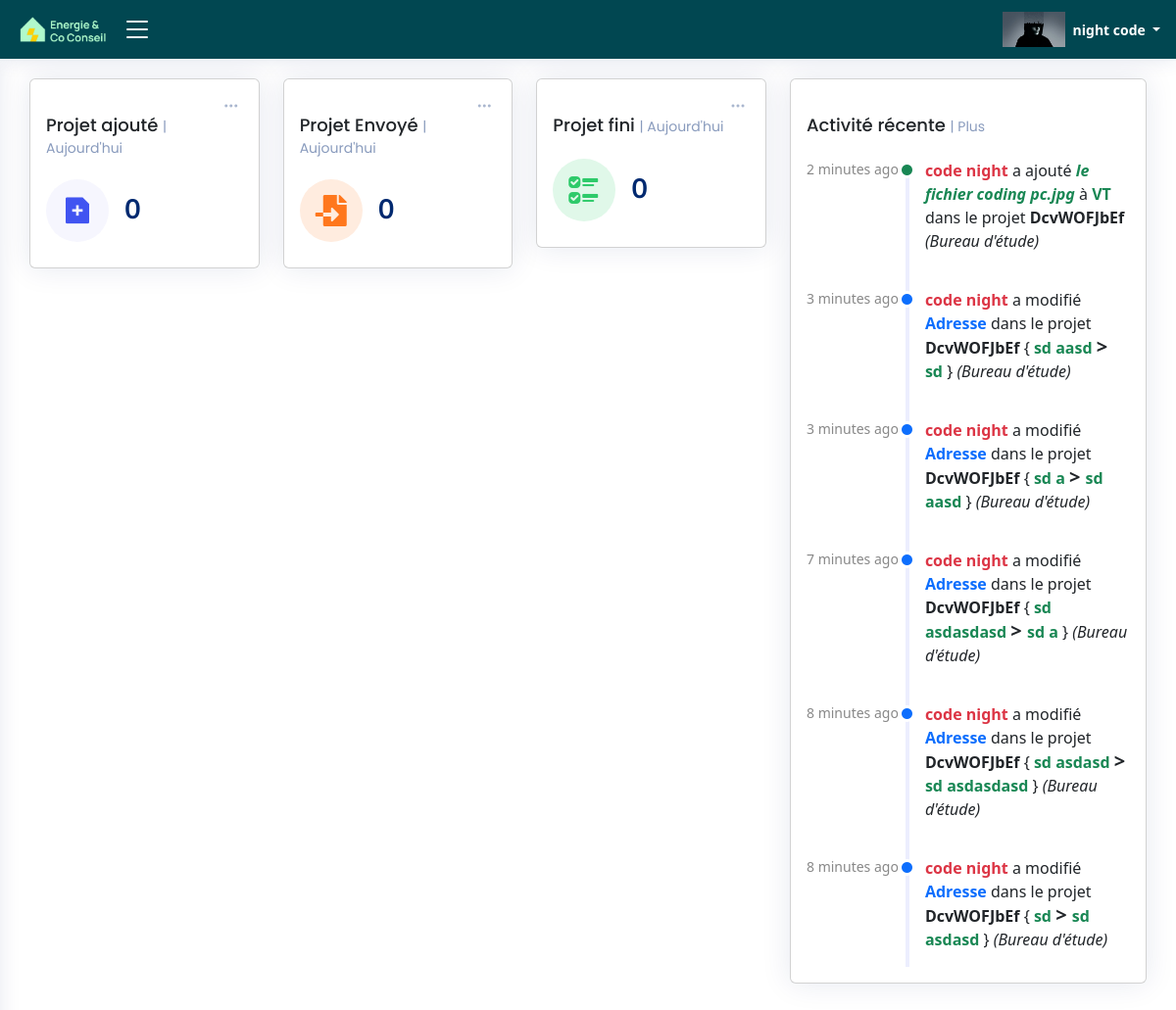
/Accueil/ (signed in), run on the app's committed database.
### ERapp/models.py (models this page shows, shortened)
class USER(AbstractBaseUser, PermissionsMixin):
    email = models.EmailField(unique=True)
    first_name = models.CharField(max_length=30, blank=True, null=True)
    last_name = models.CharField(max_length=30, blank=True, null=True)
    role = models.CharField(max_length=255, blank=True, null=True)
    agent = models.CharField(max_length=30, blank=True, null=True)
    num = models.CharField(max_length=30, blank=True, null=True)
    is_active = models.BooleanField(default=True)
    is_staff = models.BooleanField(default=False)
    is_superuser = models.BooleanField(default=False)
    profile_pic = models.ImageField(blank=True, upload_to='uploads/profilePic',default='uploads/default_user_avatar.png')
    date_joined = models.DateTimeField(default=timezone.now)
    last_login = models.DateTimeField(blank=True, null=True)
    user_id = models.CharField(max_length=255,blank=True, null=True)
    be = models.BooleanField(default=False)
    ai = models.BooleanField(default=False)
    com_name = models.CharField(max_length=255,blank=True, null=True)
    objects = CustomUserManager()
    USERNAME_FIELD = 'email'
    REQUIRED_FIELDS = ['first_name', 'last_name']

class Activities_audit(models.Model):
    Activity_id = models.CharField(max_length=255,blank=True)
    Activity_user = models.CharField(max_length=255,blank=True)
    Activity_user_email = models.CharField(max_length=255,blank=True)
    Activity_table = models.CharField(max_length=255,blank=True)
    Activity_date = models.DateTimeField(default=timezone.now)
    Activity_project_id = models.CharField(max_length=255,blank=True)
    Activity_name = models.CharField(max_length=255,blank=True)
    Activity_before = models.CharField(max_length=255,blank=True)
    Activity_after = models.CharField(max_length=255,blank=True)
    Activity_add = models.BooleanField(default=False)
    Activity_add_2 = models.BooleanField(default=False)
    Activity_edit = models.BooleanField(default=False)
    Activity_delete = models.BooleanField(default=False)
    Activity_be = models.BooleanField(default=False)

### ERapp/views.py (the view)
# urls.py: path('Accueil/',Auditeur_Accueil ,name="Auditeur_main_page"),
@login_required
def Auditeur_Accueil(request):
    data = TableData001.objects.all()
    activities_audit = Activities_audit.objects.order_by("-Activity_date")[:6]
    today = date.today()
    first_day_of_year = date(today.year, 1, 1)
    first_day_of_month = date(today.year, today.month, 1)
    client_count_added_today = TableData001.objects.filter(creation_time__date=today).count()
    client_count_added_month = TableData001.objects.filter(creation_time__range=(first_day_of_month, datetime.now(tz_gmt_plus_1))).count()
    client_count_added_year= TableData001.objects.filter(creation_time__range=(first_day_of_year, datetime.now(tz_gmt_plus_1))).count()
    client_count_envoye_today = TableData001.objects.filter(Envoye_time__date=today).count()
    client_count_envoye_month = TableData001.objects.filter(Envoye_time__range=(first_day_of_month, datetime.now(tz_gmt_plus_1))).count()
    client_count_envoye_year= TableData001.objects.filter(Envoye_time__range=(first_day_of_year, datetime.now(tz_gmt_plus_1))).count()
    client_count_fini_today = TableData001.objects.filter(fini_time__date=today).count()
    client_count_fini_month = TableData001.objects.filter(fini_time__range=(first_day_of_month, datetime.now(tz_gmt_plus_1))).count()
    client_count_fini_year= TableData001.objects.filter(fini_time__range=(first_day_of_year, datetime.now(tz_gmt_plus_1))).count()
    return render(request, "html/Auditeur_main_page.html",{'data':data,
                                                        'activities_audit':activities_audit,
                                                        'client_count_added_today':client_count_added_today,
                                                        'client_count_added_month':client_count_added_month,
                                                        'client_count_added_year':client_count_added_year,
                                                        'client_count_envoye_today':client_count_envoye_today,
                                                        'client_count_envoye_month':client_count_envoye_month,
                                                        'client_count_envoye_year':client_count_envoye_year,
                                                        'client_count_fini_today':client_count_fini_today,
                                                        'client_count_fini_month':client_count_fini_month,
                                                        'client_count_fini_year':client_count_fini_year})

### ERapp/templates/html/Auditeur_main_page.html (shortened to what this page needs)
{% load static %}
{% load l10n %}
{% load humanize %}
<!DOCTYPE html>
<html lang="en">
<head>
  <link rel="stylesheet" href="https://cdnjs.cloudflare.com/ajax/libs/font-awesome/5.15.3/css/all.min.css">
  <link href="{% static 'css/style.css' %}" rel="stylesheet" type="text/css">
  <link href="{% static 'vendor/bootstrap/css/bootstrap.min.css' %}" rel="stylesheet">
  <link href="{% static 'vendor/bootstrap-icons/bootstrap-icons.css' %}" rel="stylesheet">
  <link href="{% static 'vendor/boxicons/css/boxicons.min.css' %}" rel="stylesheet">
  <link href="{% static 'vendor/quill/quill.snow.css' %}" rel="stylesheet">
  <link href="{% static 'vendor/quill/quill.bubble.css' %}" rel="stylesheet">
  <link href="{% static 'vendor/remixicon/remixicon.css' %}" rel="stylesheet">
  <link href="{% static 'vendor/simple-datatables/style.css' %}" rel="stylesheet">
</head>
<body onload="load()">
  {% if user.is_authenticated  and "auditeur" in user.role  %}
  <header id="header" class="header fixed-top d-flex align-items-center">
    <div class="d-flex align-items-center justify-content-between logo_with_button" >
      <a href="{% url 'main_page' %}"  class="logo d-flex align-items-center">
        <img src="{% static 'image\logo.png' %}" alt="" >
      </a>
      <i class="bi bi-list toggle-sidebar-btn " id="click_side_bar"></i>
    </div>
    <nav class="header-nav ms-auto">
      <ul class="d-flex align-items-center">
        <li class="nav-item dropdown pe-3">
          <a class="nav-link nav-profile d-flex align-items-center pe-0" href="#" data-bs-toggle="dropdown">
            <img src="{{ user.profile_pic.url }}"  alt="Image">
            <span class="d-none d-md-block dropdown-toggle ps-2">{{ user.first_name }} {{ user.last_name }} </span>
          </a>
        </li>
      </ul>
    </nav>
  </header>
  <main id="main" class="main">
    <section class="section dashboard">
        <div class="row">
          <div class="col-lg-8">
            <div class="row">
              <div class="col-xxl-4 col-md-4">
                <div class="card info-card sales-card">
                    <div class="filter">
                        <a class="icon" href="#" data-bs-toggle="dropdown"><i class="bi bi-three-dots"></i></a>
                      </div>
                  <div class="card-body">
                    <h5 class="card-title" id="client_count_this_title">Projet ajouté <span>| Aujourd'hui</span></h5>
                    <div class="d-flex align-items-center">
                      <div class="card-icon rounded-circle d-flex align-items-center justify-content-center">
                      </div>
                      <div class="ps-3">
                        <h6 id="client_count_this_value">{{client_count_added_today}}</h6>
                      </div>
                    </div>
                  </div>
                </div>
              </div>
              <div class="col-xxl-4 col-md-4">
                <div class="card info-card customers-card">
                    <div class="filter">
                      <a class="icon" href="#" data-bs-toggle="dropdown" aria-expanded="false"><i class="bi bi-three-dots"></i></a>
                    </div>
                    <div class="card-body">
                      <h5 class="card-title" id="client_count_envoye_title">Projet Envoyé <span>| Aujourd'hui</span></h5>
                      <div class="d-flex align-items-center">
                        <div class="card-icon rounded-circle d-flex align-items-center justify-content-center">
                          <i class="fas fa-file-import"></i>
                        </div>
                        <div class="ps-3">
                          <h6 id="client_count_envoye_value">{{client_count_envoye_today}}</h6>
                        </div>
                      </div>
                    </div>
                </div>
              </div>
                <div class="col-xxl-4 col-md-4">
                    <div class="card info-card revenue-card">
                      <div class="filter">
                        <a class="icon" href="#" data-bs-toggle="dropdown"><i class="bi bi-three-dots"></i></a>
                      </div>
                      <div class="card-body">
                        <h5 class="card-title" id="client_count_fini_title">Projet fini <span>| Aujourd'hui</span></h5>
                        <div class="d-flex align-items-center">
                          <div class="card-icon rounded-circle d-flex align-items-center justify-content-center">
                            <i class="bi bi-ui-checks"></i>
                          </div>
                          <div class="ps-3">
                            <h6 id="client_count_fini_value">{{client_count_fini_today}}</h6>
                          </div>
                        </div>
                      </div>
                    </div>
                  </div>
            </div>
          </div>
          <div class="col-lg-4">
            <div class="card">
              <div class="card-body">
                <h5 class="card-title">Activité récente <span>| <a>Plus</a></span></h5>
                <div class="activity">
                  {% for A_AU in activities_audit %}
                    {% if A_AU.Activity_edit %}
                      <div class="activity-item d-flex">
                        <div class="activite-label">{{A_AU.Activity_date|naturaltime}}</div>
                        <i class="bi bi-circle-fill activity-badge text-primary align-self-start"></i>
                        <div class="activity-content">
                          <p class="Activities_audit_p"><b  class="fw-bold text-danger">{{A_AU.Activity_user}}</b> a modifié <b class="fw-bold text-primary">{{A_AU.Activity_name}}</b> dans le projet <b class="fw-bold text-dark">{{A_AU.Activity_project_id}}</b> { <b class="fw-bold text-success ">{{A_AU.Activity_before}}</b> <b class="fw-bold text-dark h5"> &gt </b> <b class="fw-bold text-success ">{{A_AU.Activity_after}}</b> } <i> ({{A_AU.Activity_table}})</i></p>
                        </div>
                      </div>
                    {% endif %}
                    {% if A_AU.Activity_add %}
                      <div class="activity-item d-flex">
                        <div class="activite-label">{{A_AU.Activity_date|naturaltime}}</div>
                        <i class="bi bi-circle-fill activity-badge text-success align-self-start"></i>
                        <div class="activity-content">
                          <p class="Activities_audit_p"><b class=" text-danger">{{A_AU.Activity_user}}</b> a ajouté <i class="fw-bold text-success">{{A_AU.Activity_before}}</i> à <b class="fw-bold text-success ">{{A_AU.Activity_after}}</b> dans le projet <b class="fw-bold text-dark">{{A_AU.Activity_project_id}}</b><i> ({{A_AU.Activity_table}})</i></p>
                        </div>
                      </div>
                    {% endif %}
                  {% endfor %}
                </div>
              </div>
            </div>
          </div>
        </div>
      </section>
  </main>
  {% else %}
  <script>
    window.location.href = "{% url 'not_logged_in' %}";
  </script>
  {% endif %}
</body>
</html>

### ERapp/static/css/style.css (style rules this page uses)
.card-body { height:auto; }
:root { scroll-behavior: smooth; }
.logo_with_button { width:100px; }
.Activities_audit_p { font-size:16px;; }
header { background-color: rgb(1, 71, 81)!important; }
.logo_with_button i,.header-nav .align-items-center .dropdown .dropdown-toggle { color: white!important; }
body { font-family: "Open Sans", sans-serif; background: #f6f9ff; color: #444444; }
a { color: #4154f1; text-decoration: none; }
h1, h2, h3, h4, h5, h6 { font-family: "Nunito", sans-serif; }
#main { margin-top: 60px; padding: 20px 30px; transition: all 0.3s; }
.card { margin-bottom: 30px; border: none; border-radius: 5px; box-shadow: 0px 0 30px rgba(1, 41, 112, 0.1); }
.card-title { padding: 20px 0 15px 0; font-size: 18px; font-weight: 500; color: #012970; font-family: "Poppins", sans-serif; }
.card-title span { color: #899bbd; font-size: 14px; font-weight: 400; }
.card-body { padding: 0 20px 20px 20px; }
.logo { line-height: 1; }
@media (min-width: 1200px) { .logo { width: 280px; } }
.logo img { max-height: 26px; margin-right: 6px; }
.header { transition: all 0.5s; z-index: 997; height: 60px; box-shadow: 0px 2px 20px rgba(1, 41, 112, 0.1); background-color: #fff; padding-left: 20px; }
.header .toggle-sidebar-btn { font-size: 32px; padding-left: 10px; cursor: pointer; color: #012970; }
.header-nav ul { list-style: none; }
.header-nav>ul { margin: 0; padding: 0; }
.header-nav .nav-profile { color: #012970; }
.header-nav .nav-profile img { max-height: 36px; }
.header-nav .nav-profile span { font-size: 14px; font-weight: 600; }
@media (min-width: 1200px) { #main, #footer { margin-left: 300px; } }
@media (min-width: 1200px) { .toggle-sidebar #main, .toggle-sidebar #footer { margin-left: 0; } }
.dashboard .filter { position: absolute; right: 0px; top: 15px; }
.dashboard .filter .icon { color: #aab7cf; padding-right: 20px; padding-bottom: 5px; transition: 0.3s; font-size: 16px; }
.dashboard .info-card { padding-bottom: 10px; }
.dashboard .info-card h6 { font-size: 28px; color: #012970; font-weight: 700; margin: 0; padding: 0; }
.dashboard .card-icon { font-size: 32px; line-height: 0; width: 64px; height: 64px; flex-shrink: 0; flex-grow: 0; }
.dashboard .sales-card .card-icon { color: #4154f1; background: #f6f6fe; }
.dashboard .revenue-card .card-icon { color: #2eca6a; background: #e0f8e9; }
.dashboard .customers-card .card-icon { color: #ff771d; background: #ffecdf; }
.dashboard .activity { font-size: 14px; }
.dashboard .activity .activity-item .activite-label { color: #888; position: relative; flex-shrink: 0; flex-grow: 0; min-width: 64px; }
.dashboard .activity .activity-item .activite-label::before { content: ""; position: absolute; right: -11px; width: 4px; top: 0; bottom: 0; background-color: #eceefe; }
.dashboard .activity .activity-item .activity-badge { margin-top: 3px; z-index: 1; font-size: 11px; line-height: 0; border-radius: 50%; flex-shrink: 0; border: 3px solid #fff; flex-grow: 0; }
.dashboard .activity .activity-item .activity-content { padding-left: 10px; padding-bottom: 20px; }
.dashboard .activity .activity-item:first-child .activite-label::before { top: 5px; }
.dashboard .activity .activity-item:last-child .activity-content { padding-bottom: 0; }

### data on the page
USER: profile_pic (picture), first_name "night", last_name "code"
Activities_audit: Activity_date "2 minutes ago", Activity_user "code night", Activity_before "le fichier coding pc.jpg", Activity_after "VT", Activity_project_id "DcvWOFJbEf", Activity_table "Bureau d'étude"
Activities_audit: Activity_date "3 minutes ago", Activity_user "code night", Activity_name "Adresse", Activity_project_id "DcvWOFJbEf", Activity_before "sd aasd", Activity_after "sd", Activity_table "Bureau d'étude"
Activities_audit: Activity_date "3 minutes ago", Activity_user "code night", Activity_name "Adresse", Activity_project_id "DcvWOFJbEf", Activity_before "sd a", Activity_after "sd aasd", Activity_table "Bureau d'étude"
Activities_audit: Activity_date "7 minutes ago", Activity_user "code night", Activity_name "Adresse", Activity_project_id "DcvWOFJbEf", Activity_before "sd asdasdasd", Activity_after "sd a", Activity_table "Bureau d'étude"
Activities_audit: Activity_date "8 minutes ago", Activity_user "code night", Activity_name "Adresse", Activity_project_id "DcvWOFJbEf", Activity_before "sd asdasd", Activity_after "sd asdasdasd", Activity_table "Bureau d'étude"
Activities_audit: Activity_date "8 minutes ago", Activity_user "code night", Activity_name "Adresse", Activity_project_id "DcvWOFJbEf", Activity_before "sd", Activity_after "sd asdasd", Activity_table "Bureau d'étude"

### other printed values
{{ client_count_added_today }} "0"
{{ client_count_envoye_today }} "0"
{{ client_count_fini_today }} "0"
